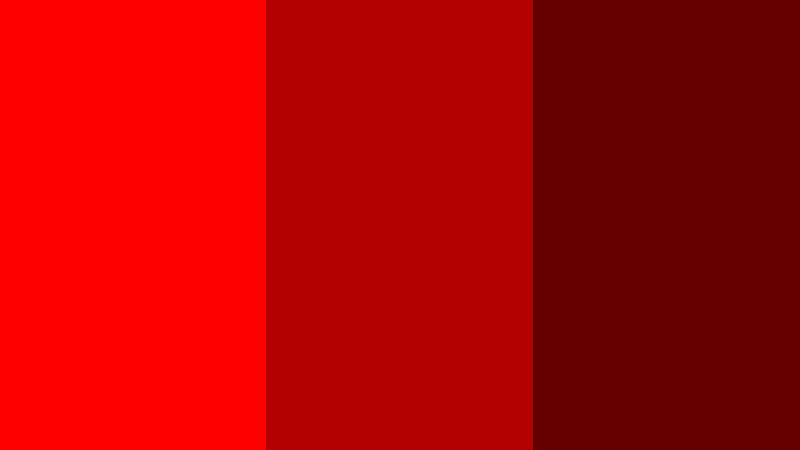
Frame 1 (no input)
Frame 60 (no input): identical to frame 1, image omitted
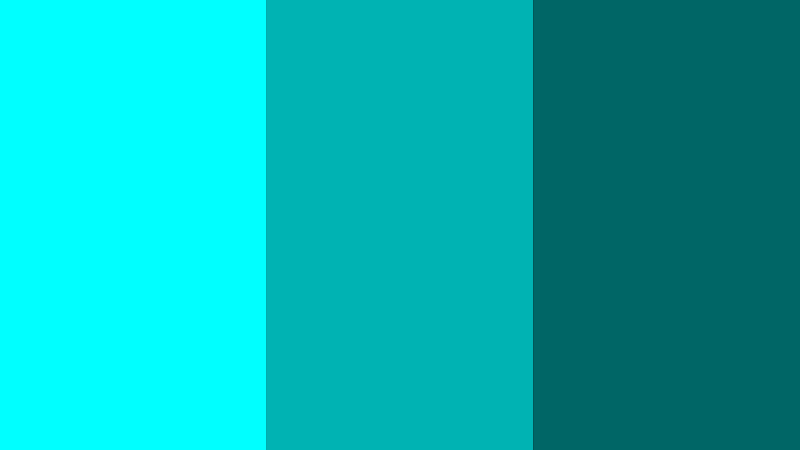
Frame 120 (the mouse pressed at the canvas centre since frame 60)

The p5.js sketch that drew these frames (run headless with seeded random() and noise() and a simulated clock; from frame 60 on, the mouse is pressed at the canvas centre):

// p5.js sketch
// ── sketch.js
/*
 * Map - Using a map function
 * @author Gareth Foote
 */

function setup() {
  createCanvas(800, 450);
  background(0);
  noStroke();
  // Change the colorMode to HSB to make it easier to
  // transition the saturation & brightness of a colour.
  colorMode(HSB, 360, 100, 100);

  console.log(map(10, 0, 50, 0, 200));
  console.log(map(35, 0, 50, 0, 200));
}

function draw() {
  background(0);

  var colour = map(mouseX, 0, width, 0, 360);
  var columnWidth = width/3;

  fill(colour, 100, 100);
  rect(columnWidth*0, 0, columnWidth, height);

  fill(colour, 100, 70);
  rect(columnWidth*1, 0, columnWidth, height);

  fill(colour, 100, 40);
  rect(columnWidth*2, 0, columnWidth, height);
}
